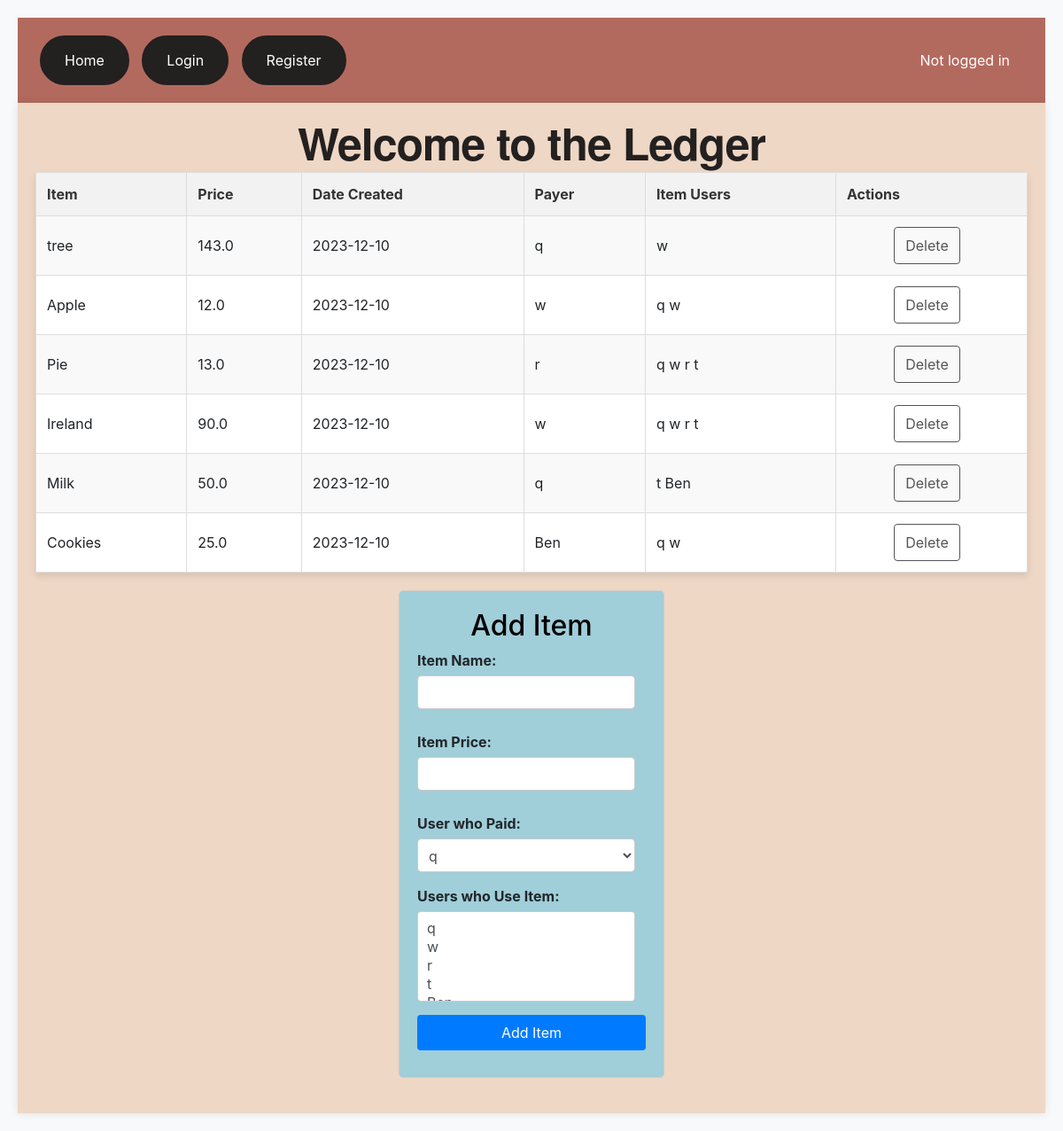
The app's page /ledger, older data.
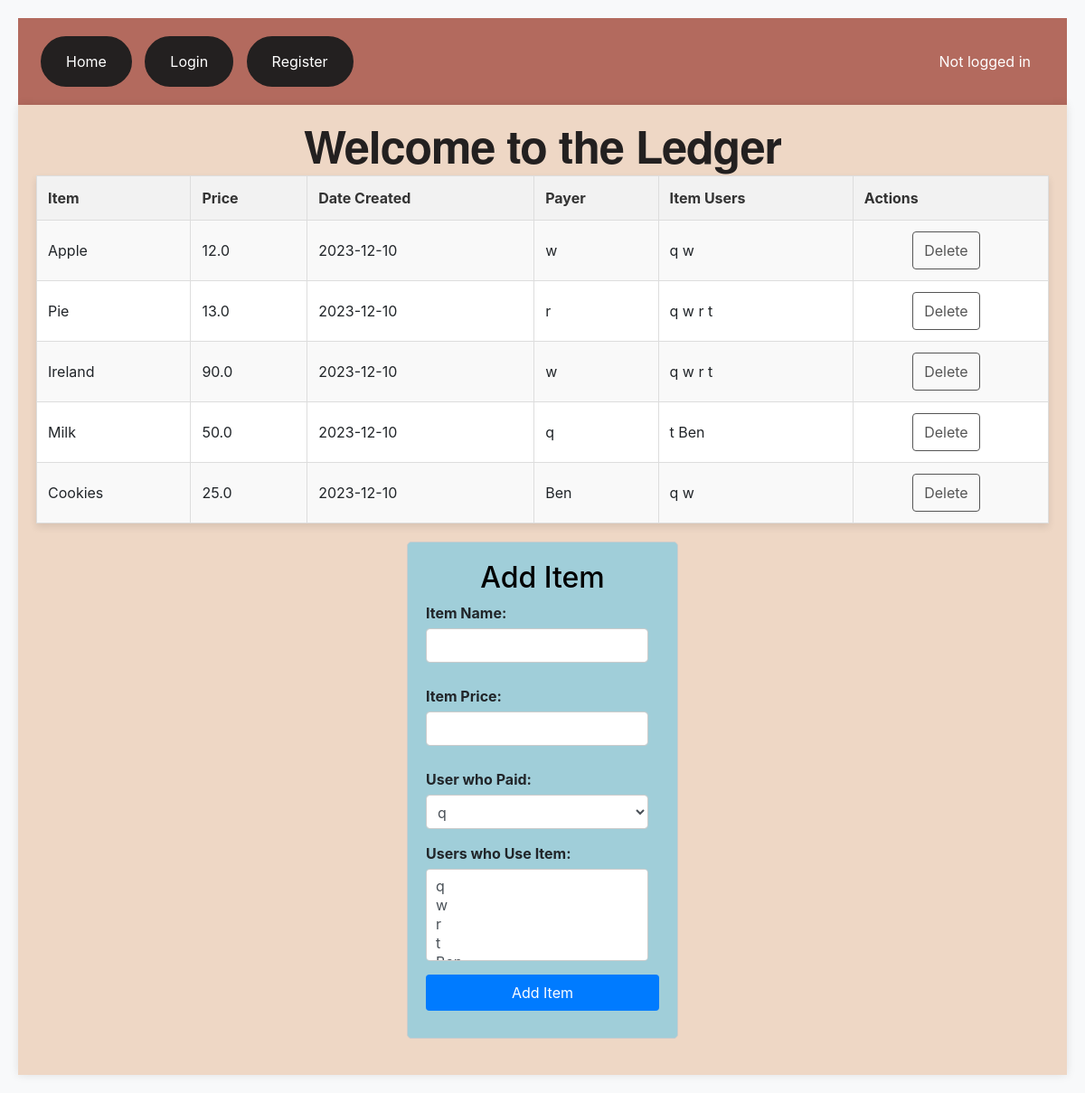
The same page, newer data.
### app.py (models this page shows, shortened)
class Items(db.Model):
    __tablename__ = 'items'
    id = db.Column(db.Integer, primary_key=True)
    itemName = db.Column(db.String(200), nullable=False)
    itemPrice = db.Column(db.Float, nullable=False)
    payerID = db.Column(db.Integer, db.ForeignKey('users.id'))
    date_created = db.Column(db.DateTime, default=datetime.utcnow)

class Users(UserMixin, db.Model):
    __tablename__ = 'users'
    id = db.Column(db.Integer, primary_key=True)
    username = db.Column(db.String(250), unique=True, nullable=False)
    password = db.Column(db.String(250), nullable=False)
    balance = db.Column(db.Float, nullable=False)
    date_created = db.Column(db.DateTime, default=datetime.utcnow)
    items = db.relationship('Items', secondary='user_items', backref='users')

### app.py (the view)
@app.route('/ledger', methods=['POST', 'GET'])
def ledger():
    users = Users.query.order_by(Users.date_created).all()
    items = Items.query.order_by(Items.date_created).all()
    return render_template('ledger.html', users=users, items=items)

### templates/ledger.html (shortened to what this page needs)
{% extends 'base.html' %}
{% block body %}
    <h1>Welcome to the Ledger</h1>
    <div>
        <table>
            <tr>
                <th>Item</th>
                <th>Price</th>
                <th>Date Created</th>
                <th>Payer</th>
                <th>Item Users</th>
                <th>Actions</th>
            </tr>
            {% for item in items %}
                <tr>
                    <td>{{ item.itemName }}</td>
                    <td>{{ item.itemPrice }}</td>
                    <td>{{ item.date_created.date() }}</td>
                    <td>
                        {% for user in users %}
                            {% if user.id == item.payerID %}
                                {{ user.username }}
                            {% endif %}
                        {% endfor %}
                    </td>
                    <td>
                        {% for user in item.users %}
                            {{ user.username }}
                        {% endfor %}
                    </td>
                    <td class="action-links">
                        <a href="/deleteItem/{{ item.id }}">Delete</a>
                    </td>
                </tr>
            {% endfor %}
        </table>
    </div>
<form action="/addItem" method='POST' class="custom-form">
<h2>Add Item</h2>
    <div class="form-group">
        <label for="itemName">Item Name:</label>
        <input type="text" name="itemName" id="itemName" class="form-control"/>
    </div>
    <div class="form-group">
        <label for="itemPrice">Item Price:</label>
        <input type="number" name="itemPrice" id="itemPrice" class="form-control"/>
    </div>
    <div class="form-group">
        <label for="payerID">User who Paid:</label>
        <select id="payerID" name="payerID" class="form-control">
            {% for user in users %}
                <option value="{{ user.id }}">{{ user.username }}</option>
            {% endfor %}
        </select>
    </div>
    <div class="form-group">
        <label for="itemUsers">Users who Use Item:</label>
        <select id="itemUsers" name="itemUsers" multiple class="form-control">
            {% for user in users %}
                <option value="{{ user.id }}">{{ user.username }}</option>
            {% endfor %}
        </select>
    </div>
    <input type="submit" value="Add Item" class="btn btn-primary">
</form>
{% endblock %}

### templates/base.html (shortened to what this page needs)
<!DOCTYPE html>
<html lang="en">
<head>
    <link rel="stylesheet" href="https://cdn.jsdelivr.net/npm/bootstrap@4.3.1/dist/css/bootstrap.min.css">
    <link rel="stylesheet" href="{{ url_for('static', filename='css/main.css') }}">
</head>
<body>
    <nav>
        {% if current_user.is_authenticated %}
            <div>
                <a href="{{ url_for('index') }}">Home</a>
                <a href="{{ url_for('account') }}">Account</a>
                <a href="{{ url_for('ledger') }}">Ledger</a>
                <a href="/logout">Logout</a>
            </div>
            <div class="logged-in-message">
                    Logged in as: {{ current_user.username }}
            </div>
        {% else %}
            <div>
                <a href="{{ url_for('index') }}">Home</a>
                <a href="{{ url_for('login') }}">Login</a>
                <a href="{{ url_for('register') }}">Register</a>
            </div>
            <div class="logged-in-message">
                    Not logged in
            </div>
        {% endif %}
    </nav>
    <div class="main-container">{% block body %}{% endblock %}</div>
</body>
</html>

### static/css/main.css (style rules this page uses)
body { background-color: #f8f9fa; padding: 20px; }
.main-container { background-color: #EED7C5; padding: 20px; box-shadow: 0px 0px 10px rgba(0, 0, 0, 0.1); }
h1 { color: #232020; font-family: 'Helvetica Neue', sans-serif; font-size: 50px; font-weight: bold; letter-spacing: -1px; line-height: 1; text-align: center; }
h2 { text-align: center; color: black; }
form { margin: 20px 0; display: flex; flex-direction: column; max-width: 300px; }
nav { background-color: #B36A5E; overflow: hidden; display: flex; justify-content: space-between; align-items: center; padding: 20px 20px; }
nav a { color: white; text-align: center; padding: 14px 26px; text-decoration: none; border-radius: 32px; border: 2px solid #232020; display: inline-block; background-color: #232020; margin: 0 5px; }
.logged-in-message { color: white; margin-left: auto; padding-right: 20px; }
table { width: 100%; border-collapse: collapse; margin-bottom: 20px; box-shadow: 0 4px 8px rgba(0, 0, 0, 0.1); background-color: #fff; }
th, td { border: 1px solid #ddd; padding: 12px; text-align: left; }
th { background-color: #f2f2f2; color: #333; }
tr:nth-child(even) { background-color: #f9f9f9; }
.action-links { text-align: center; }
.action-links a { display: inline-block; padding: 8px 12px; text-decoration: none; margin-right: 10px; border: 1px solid #555; color: #555; border-radius: 4px; transition: all 0.3s ease; }
label { margin-bottom: 5px; font-weight: bold; }
input { padding: 5px; margin-bottom: 10px; border: 1px solid #ccc; border-radius: 3px; }
.custom-form { width: 300px; margin: 20px auto; padding: 20px; border: 1px solid #ccc; border-radius: 5px; background-color: #A0CED9; }
.form-group { margin-bottom: 15px; }
.form-group label { display: block; font-weight: bold; margin-bottom: 5px; }
.form-control { width: calc(100% - 12px); padding: 8px; border-radius: 4px; border: 1px solid #ccc; }
.btn { padding: 8px 15px; border-radius: 4px; border: none; cursor: pointer; }
.btn-primary { background-color: #007bff; color: white; }

Row changes from the older to the newer data that the page shows:
removed Items: itemName "tree", itemPrice "143.0", date_created "2023-12-10", Users (username "q"), Users (username "w")
